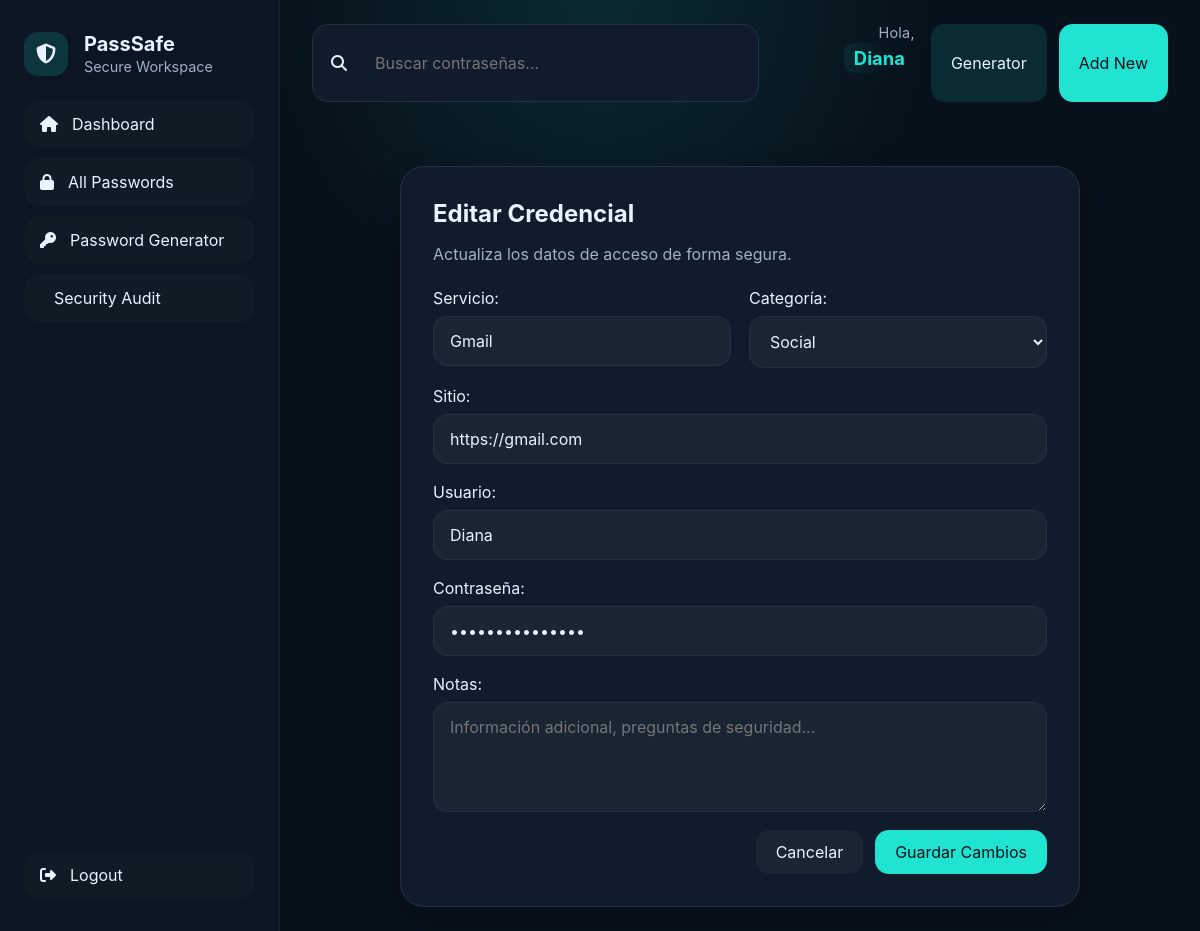
Screenshot of /vault/edit/7/ (signed in) with the database file from the repository.
### apps/accounts/models.py (models this page shows, shortened)
class PassSafeUser(AbstractUser):
    email = models.EmailField(unique=True)
    master_password_hint = models.CharField(
        max_length=255,
        blank=True,
        help_text='Hint for the master password',
    )

### apps/vault/models.py (models this page shows, shortened)
class Credential(models.Model):
    owner = models.ForeignKey(settings.AUTH_USER_MODEL, on_delete=models.CASCADE, related_name='credentials')
    service_name = models.CharField(max_length=120)
    category = models.CharField(max_length=32, choices=Category.choices, default=Category.OTHER)
    url = models.URLField(blank=True)
    username = models.CharField(max_length=150)
    password = models.CharField(max_length=255)
    notes = models.TextField(blank=True)
    favorite = models.BooleanField(default=False)
    created_at = models.DateTimeField(auto_now_add=True)
    updated_at = models.DateTimeField(auto_now=True)
    class Meta:
        ordering = ['-updated_at']

### apps/vault/views.py (the view)
# urls.py: path('edit/<int:pk>/', views.credential_edit_view, name='edit_credential'),
@login_required
def credential_edit_view(request, pk):
    credential = get_object_or_404(Credential, pk=pk, owner=request.user)
    if request.method == 'POST':
        form = CredentialForm(request.POST, instance=credential)
        if form.is_valid():
            form.save()
            messages.success(request, 'Credencial actualizada.')
            return redirect('vault:dashboard')
        messages.error(request, 'Por favor corrige los errores del formulario.')
    else:
        form = CredentialForm(instance=credential)
    return render(request, 'vault/credential_form.html', {
        'form': form,
        'credential': credential,
        'page_title': 'Editar Credencial',
        'subtitle': 'Actualiza los datos de acceso de forma segura.',
        'submit_label': 'Guardar Cambios',
    })

### apps/vault/templates/vault/credential_form.html (shortened to what this page needs)
{% extends 'base.html' %}
{% block content %}
<div class="modal-page">
  <div class="modal-card">
    <h1>{{ page_title }}</h1>
    <p class="subtitle">{{ subtitle }}</p>
    <form method="post" novalidate>
      <div class="form-grid">
        <div class="field">
          {{ form.service_name.label_tag }}
          {{ form.service_name }}
        </div>
        <div class="field">
          {{ form.category.label_tag }}
          {{ form.category }}
        </div>
      </div>
      <div class="field">
        {{ form.url.label_tag }}
        {{ form.url }}
      </div>
      <div class="field">
        {{ form.username.label_tag }}
        {{ form.username }}
      </div>
      <div class="field">
        {{ form.password.label_tag }}
        {{ form.password }}
      </div>
      <div class="field">
        {{ form.notes.label_tag }}
        {{ form.notes }}
      </div>
      <div class="action-row">
        <a href="{% url 'vault:dashboard' %}" class="button ghost">Cancelar</a>
        <button class="button primary" type="submit">{{ submit_label }}</button>
      </div>
    </form>
  </div>
</div>
{% endblock %}

### templates/base.html (shortened to what this page needs)
<!DOCTYPE html>
<html lang="es">
{% load static %}
<head>
  <link rel="stylesheet" href="https://cdnjs.cloudflare.com/ajax/libs/font-awesome/6.4.0/css/all.min.css" />
  <link rel="stylesheet" href="{% static 'css/base.css' %}">
</head>
<body>
  <div class="app-shell">
    {% if user.is_authenticated %}
    <aside class="sidebar">
      <div class="brand">
        <div class="brand-icon"><i class="fa-solid fa-shield-halved"></i></div>
        <div>
          <h1>PassSafe</h1>
          <span>Secure Workspace</span>
        </div>
      </div>
      <nav class="menu">
        <a href="{% url 'vault:dashboard' %}" class="menu-item"><i class="fa-solid fa-house"></i> Dashboard</a>
        <a href="{% url 'vault:dashboard' %}" class="menu-item"><i class="fa-solid fa-lock"></i> All Passwords</a>
        <a href="{% url 'generator:generate' %}" class="menu-item"><i class="fa-solid fa-key"></i> Password Generator</a>
        <a href="{% url 'audit:dashboard' %}" class="menu-item"> Security Audit</a>
      </nav>
      <div class="sidebar-footer">
        <a href="{% url 'accounts:logout' %}" class="menu-item"><i class="fa-solid fa-right-from-bracket"></i> Logout</a>
      </div>
    </aside>
    {% endif %}
    <main class="main-content">
      {% if user.is_authenticated %}
      <header class="topbar">
        <form class="search-bar" action="{% url 'vault:dashboard' %}" method="get">
          <i class="fa-solid fa-magnifying-glass"></i>
          <input type="search" name="q" placeholder="Buscar contraseñas..." value="{{ request.GET.q|default_if_none:'' }}">
        </form>
        <div class="user-welcome">
          <div class="user-greeting">Hola,</div>
          <div class="user-name">{{ request.user.username }}</div>
        </div>
        <div class="top-actions">
          <a href="{% url 'generator:generate' %}" class="button secondary">Generator</a>
          <a href="{% url 'vault:add_credential' %}" class="button primary">Add New</a>
        </div>
      </header>
      {% endif %}
      <section class="page-content">
        {% block content %}{% endblock %}
      </section>
    </main>
  </div>
</body>
</html>

### passsafe/static/css/base.css (style rules this page uses)
:root { --bg-primary: #07111B; --bg-secondary: #0B1622; --bg-card: #101C2B; --border-color: #233243; --text-primary: #EAF2FF; --text-secondary: #9FB0C7; --accent: #20E3D2; --accent-hover: #12CABB; --danger: #FF6B81; --warning: #FFB84D; --success: #2EE6A6; }
* { box-sizing: border-box; }
body { margin: 0; font-family: 'Inter', sans-serif; background: radial-gradient(circle at top, rgba(32,227,210,.12), transparent 30%), var(--bg-primary); color: var(--text-primary); min-height: 100vh; }
a { color: inherit; text-decoration: none; }
button, input, select, textarea { font: inherit; }
button { cursor: pointer; }
.app-shell { display: flex; min-height: 100vh; }
.sidebar { width: 280px; background: var(--bg-secondary); border-right: 1px solid rgba(255,255,255,.05); padding: 32px 24px; display: flex; flex-direction: column; gap: 24px; }
.brand { display: flex; align-items: center; gap: 16px; }
.brand-icon { width: 44px; height: 44px; background: rgba(32,227,210,.15); border-radius: 14px; display: grid; place-items: center; font-size: 20px; }
.brand h1 { margin: 0; font-size: 1.25rem; }
.brand span { color: var(--text-secondary); font-size: .9rem; }
.menu { display: flex; flex-direction: column; gap: 10px; }
.menu-item { display: flex; align-items: center; gap: 14px; padding: 14px 16px; border-radius: 16px; color: var(--text-primary); background: rgba(255,255,255,.02); transition: background .2s ease; }
.sidebar-footer { margin-top: auto; }
.main-content { flex: 1; padding: 24px 32px; }
.topbar { display: flex; justify-content: space-between; gap: 16px; margin-bottom: 24px; }
.user-welcome { display: flex; flex-direction: column; align-items: flex-end; gap: 2px; min-width: 140px; }
.user-welcome .user-greeting { font-size: 0.9rem; color: var(--text-secondary); letter-spacing: 0.02em; }
.user-welcome .user-name { font-family: 'Inter', 'Poppins', system-ui, -apple-system, "Segoe UI", Roboto, "Helvetica Neue", Arial; font-size: 1.15rem; line-height: 1; font-weight: 700; color: var(--text-primary); background: linear-gradient(90deg, rgba(32,227,210,0.09), transparent 60%); padding: 6px 10px; border-radius: 10px; color: var(--accent); }
.user-welcome .user-name::first-letter { text-transform: uppercase; }
.search-bar { display: flex; align-items: center; gap: 12px; background: var(--bg-card); border: 1px solid var(--border-color); border-radius: 16px; padding: 14px 18px; flex: 1; }
.search-bar input { width: 100%; background: transparent; border: none; color: var(--text-primary); outline: none; }
.top-actions { display: flex; gap: 12px; }
.button { border: none; padding: 14px 20px; border-radius: 14px; transition: transform .2s ease, background .2s ease; display: inline-flex; align-items: center; justify-content: center; gap: 8px; line-height: 1; vertical-align: middle; }
.button.primary { background: var(--accent); color: #07111B; }
.button.secondary { background: rgba(32,227,210,.12); color: var(--text-primary); }
.button.tertiary, .button.ghost { background: rgba(255,255,255,.04); color: var(--text-primary); }
.page-content { min-height: calc(100vh - 130px); }
.auth-page, .modal-page, .generator-page, .audit-page { display: flex; justify-content: center; padding-top: 40px; }
.auth-card, .modal-card, .generator-card, .audit-card { width: 100%; max-width: 680px; background: var(--bg-card); border: 1px solid var(--border-color); box-shadow: 0 10px 30px rgba(0,0,0,.25); border-radius: 24px; padding: 32px; }
.auth-card h1, .modal-card h1, .generator-card h1, .audit-card h1 { margin: 0 0 12px; }
.subtitle { color: var(--text-secondary); margin-bottom: 24px; }
.field { display: flex; flex-direction: column; gap: 8px; margin-bottom: 18px; }
input, select, textarea { border: 1px solid var(--border-color); background: rgba(255,255,255,.04); color: var(--text-primary); border-radius: 14px; padding: 14px 16px; outline: none; }
textarea { resize: vertical; }
.form-grid { display: grid; grid-template-columns: repeat(2, minmax(0, 1fr)); gap: 18px; }
.action-row { display: flex; justify-content: flex-end; gap: 12px; margin-top: 16px; }

### rows the page displays
PassSafeUser: user.username "Diana"
Credential: service_name "Gmail", category "Social", url "https://gmail.com", username "Diana"

### other values shown
{{ page_title }} "Editar Credencial"
{{ subtitle }} "Actualiza los datos de acceso de forma segura."
{{ submit_label }} "Guardar Cambios"
